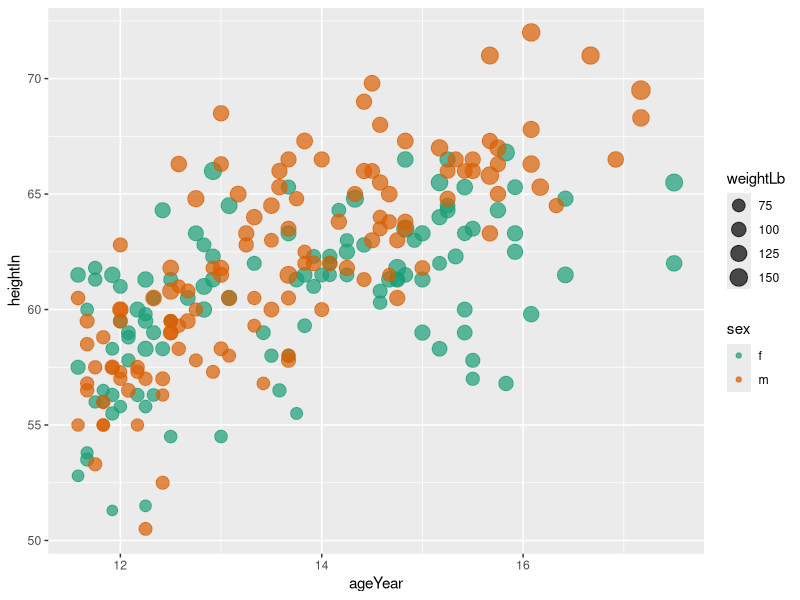
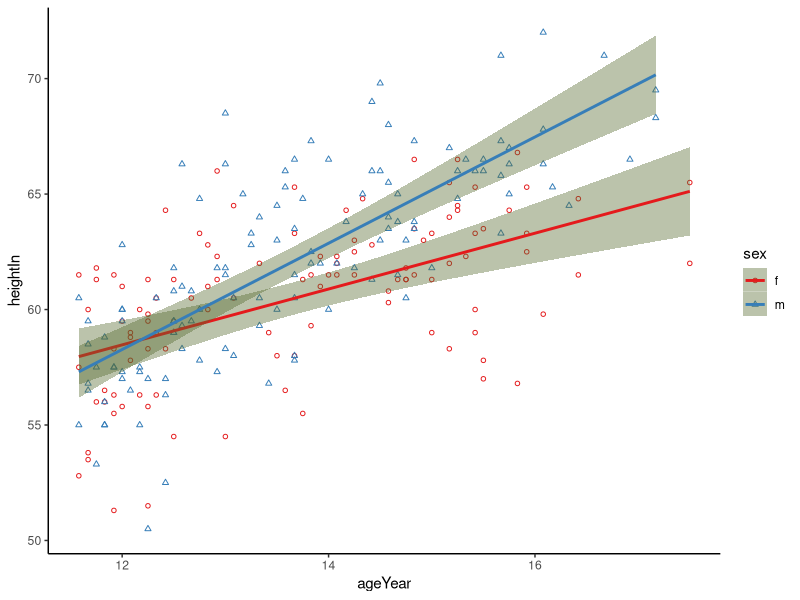

Reproduce these figures in R, in order.

# The first step is to import the **ggplot2** library and read the data from a csv (*comma separated values*) file. The data has 4 columns: `sex, ageYear, heightIn, weightLb`.
library(ggplot2)

data <- read.csv("ScatterPlot.csv")
print(head(data))

# ---

# Scatter Plot, customized point size and colour 
# ----------------------------------------------

# In this example the colour and size of the markers are used as additional dimensions, they are determined by the columns `sex` and `weightLb`.
ggplot(
      data, aes(x = ageYear, y = heightIn, # data to plot
      size = weightLb,            # size determined by "weightLb"
      colour = sex)               # colour determined by "sex" 
      ) +            
geom_point(alpha = .7) +           # data points translucent
scale_size_area() +                # area proportional to numeric value
scale_colour_brewer(palette = "Dark2")  # colour palette

# ---
 
# Scatter Plot, customized marker shape and colour
# ------------------------------------------------

# In this example the marker shape is used as additional dimension. Regression lines for both categories in the `sex` column are added with the `stat_smooth` command. The last command removes the background grid from the plot
ggplot(
      data, aes(x = ageYear, y = heightIn, 
      shape = sex,        # marker shape determined by "sex" 
      colour = sex)       # colour colour determined by "sex"
      ) +    
geom_point(size = 1.2) +                # marker size
scale_shape_manual(values = c(1,2)) +   # shape of the markers
scale_colour_brewer(palette = "Set1") + # set the colour palette
stat_smooth(
            method=lm,                # add regression line
            level=0.99,               # confidence level
            fill="darkolivegreen"     # colour for the confidence intervals
            ) +
theme(# remove the background grid and change the background colour to "white"
      panel.border = element_blank(), 
      panel.grid.major = element_blank(), 
      panel.grid.minor = element_blank(), 
      axis.line = element_line(colour = "black"),
      panel.background = element_rect(fill = 'white', colour = 'white')
      )
